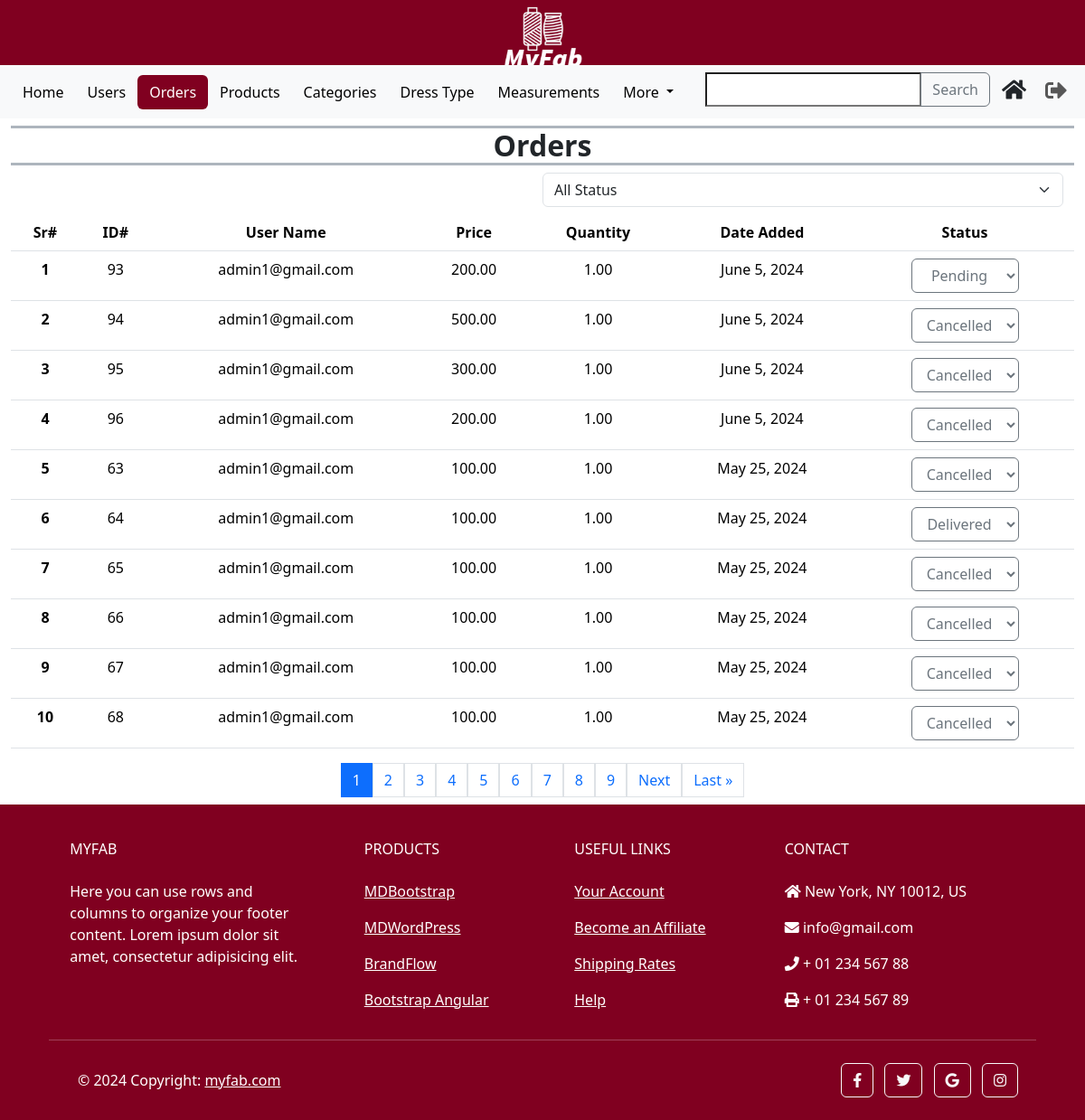
Before: /custom_admin/orders/ (signed in) with the older database file.
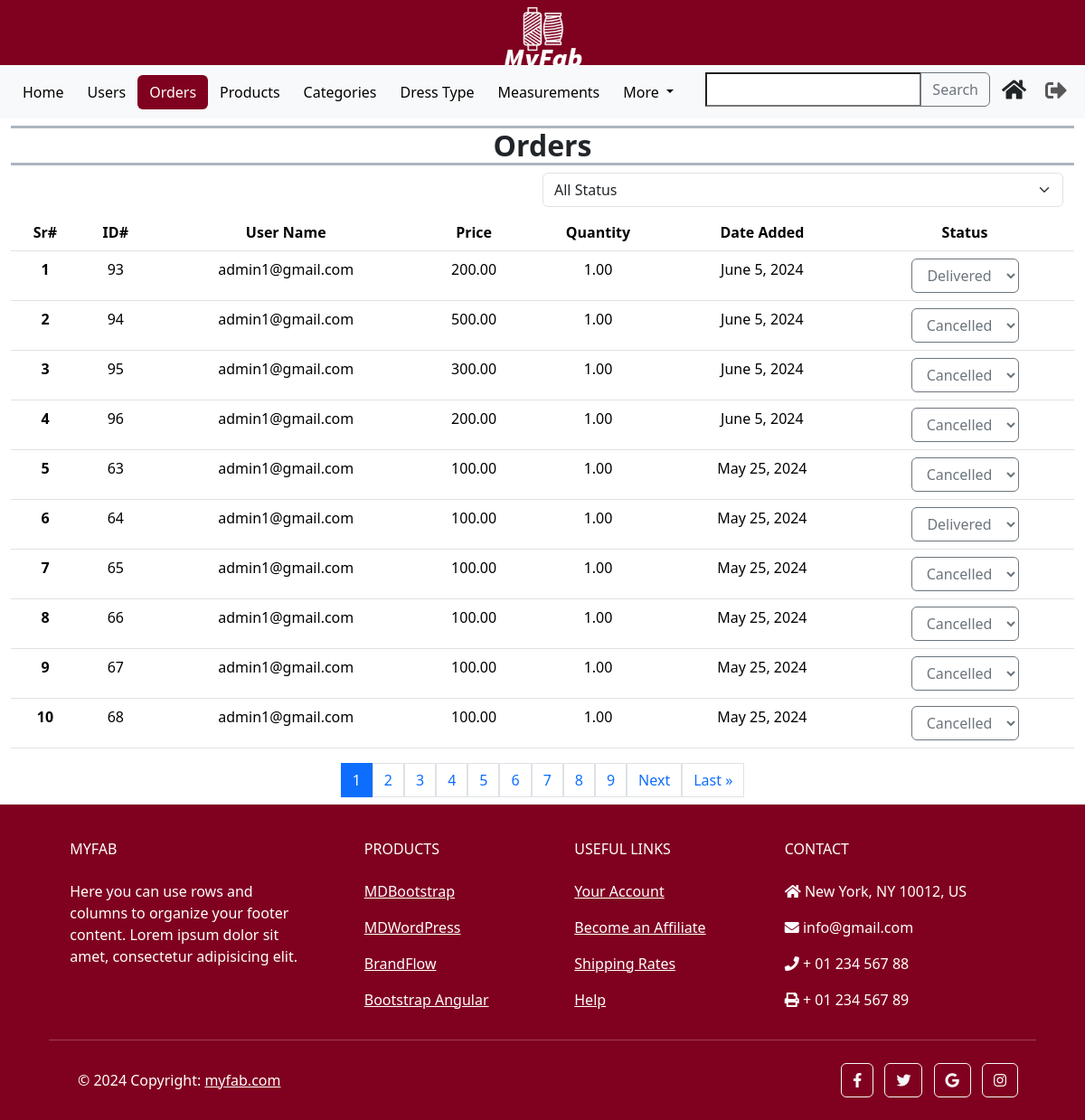
After: the same page with the newer database file.
### orders/models.py (models this page shows, shortened)
class Order(models.Model):
    PAYMENT_CHOICES = [
        ('P', 'Prepaid'),
        ('C', 'Cash On Delivery'),
    ]
    STATUS_CHOICES = [
        ('P', 'Pending'),
        ('S', 'Shipping'),
        ('D', 'Delivered'),
        ('C', 'Cancelled'),
        ('R', 'Returned'),
    ]
    customer_id = models.ForeignKey(CustomUser, on_delete=models.CASCADE)
    product_id = models.ForeignKey(Product, on_delete=models.CASCADE)
    order_type = models.IntegerField(null=False)
    quantity = models.DecimalField(max_digits=10, decimal_places=2, default=0)
    price = models.DecimalField(max_digits=10, decimal_places=2, default=0)
    add_date = models.DateField(auto_now_add=True)
    payment_method = models.CharField(max_length=10, null=False, choices=PAYMENT_CHOICES)
    status = models.CharField(max_length=10, null=False, choices=STATUS_CHOICES, default='P')
    address = models.ForeignKey(Address, on_delete=models.PROTECT)
    order_measurements = models.TextField(null=True, default=None, blank=True)

### accounts/models.py (models this page shows)
class CustomUser(AbstractUser):
    phone_number = models.CharField(max_length=13, unique=True)

### custom_admin/views.py (the view, shortened to what this page needs)
# urls.py: path('orders/', AdminOrders.as_view(), name = 'admin_orders'),
class AdminOrders(View):
    def get(self, request):
        orders = Order.objects.all().order_by('-add_date')
        paginator = Paginator(orders, 10)
        page_number = request.GET.get('page')
        try:
            paged_orders = paginator.page(page_number)
        except PageNotAnInteger:
            paged_orders = paginator.page(1)
        except EmptyPage:
            paged_orders = paginator.page(paginator.num_pages)
        start_serial_number = (paged_orders.number - 1) * paginator.per_page + 1
        serial_numbers = list(range(start_serial_number, start_serial_number + len(paged_orders)))
        zipped_data = zip(serial_numbers, paged_orders)
        context = {'zipped_data': zipped_data, 'orders': paged_orders}
        return render(request, 'admin_orders.html', context)

### templates/admin_orders.html (shortened to what the changed rows need)
{% extends 'admin_base.html' %}
{% load static %}
{% block content %}
    <section class="mb-2">
        <div class="container-fluid">
            <div class="row h-100">
                <div class="col-12">
                    <div class="table-responsive text-center">
                        <table class="table  table-hover">
                            <thead>
                            <tr>
                                <th scope="col">Sr#</th>
                                <th scope="col">ID#</th>
                                <th scope="col">User Name</th>
                                <th scope="col">Price</th>
                                <th scope="col">Quantity</th>
                                <th scope="col">Date Added</th>
                                <th scope="col">
                                    <span id="order-status-heading">
                                        Status
                                    </span>
                                </th>
                            </tr>
                            </thead>
                            <tbody id="product-table-body">
                                {% for serial_number, order in zipped_data %}
                                <tr>
                                    <th scope="row">{{ serial_number }}</th>
                                    <td>{{ order.id }}</td>
                                    <td>{{ order.customer_id.username }}</td>
                                    <td>{{ order.price }}</td>
                                    <td>{{ order.quantity }}</td>
                                    <td>{{ order.add_date }}</td>
                                    <td>
                                        <select class="status-select btn btn-outline-secondary"
                                            data-order-id="{{ order.id }}"
                                            onchange="changeOrderStatus(this)">
                                        {% for status in order.STATUS_CHOICES %}
                                            <option value="{{ status.0 }}" {% if order.status == status.0 %} selected {% endif %}>
                                                {{ status.1 }}
                                            </option>
                                        {% endfor %}
                                        </select>
                                    </td>
                                </tr>
                                {% endfor %}
                            </tbody>
                        </table>
                    </div>
                </div>
            </div>
        </div>
    </section>
{% endblock content %}

Changed rows visible on the page:
changed Order id 93: status+id "Pending" → "Delivered"
